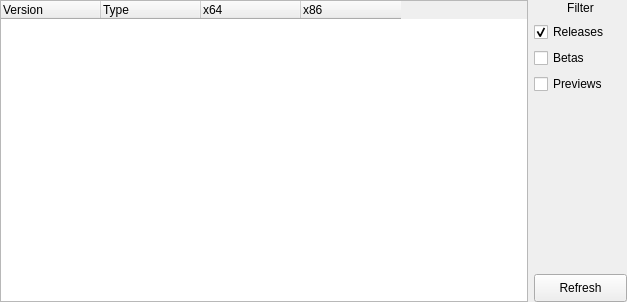
<?xml version="1.0" encoding="UTF-8"?>
<ui version="4.0">
 <class>VersionSelectionView</class>
 <widget class="QWidget" name="VersionSelectionView">
  <property name="geometry">
   <rect>
    <x>0</x>
    <y>0</y>
    <width>627</width>
    <height>302</height>
   </rect>
  </property>
  <layout class="QHBoxLayout" name="_2">
   <property name="leftMargin">
    <number>0</number>
   </property>
   <property name="topMargin">
    <number>0</number>
   </property>
   <property name="rightMargin">
    <number>0</number>
   </property>
   <property name="bottomMargin">
    <number>0</number>
   </property>
   <item>
    <widget class="QTreeWidget" name="tree_version_list">
     <property name="minimumSize">
      <size>
       <width>300</width>
       <height>0</height>
      </size>
     </property>
     <property name="alternatingRowColors">
      <bool>true</bool>
     </property>
     <property name="indentation">
      <number>0</number>
     </property>
     <attribute name="headerStretchLastSection">
      <bool>false</bool>
     </attribute>
     <column>
      <property name="text">
       <string>Version</string>
      </property>
     </column>
     <column>
      <property name="text">
       <string>Type</string>
      </property>
     </column>
     <column>
      <property name="text">
       <string>x64</string>
      </property>
     </column>
     <column>
      <property name="text">
       <string>x86</string>
      </property>
     </column>
    </widget>
   </item>
   <item>
    <layout class="QVBoxLayout" name="layout_filter">
     <property name="sizeConstraint">
      <enum>QLayout::SetFixedSize</enum>
     </property>
     <item>
      <widget class="QLabel" name="label">
       <property name="enabled">
        <bool>true</bool>
       </property>
       <property name="minimumSize">
        <size>
         <width>93</width>
         <height>16</height>
        </size>
       </property>
       <property name="text">
        <string>Filter</string>
       </property>
       <property name="alignment">
        <set>Qt::AlignCenter</set>
       </property>
      </widget>
     </item>
     <item>
      <widget class="QCheckBox" name="checkbox_release">
       <property name="minimumSize">
        <size>
         <width>93</width>
         <height>20</height>
        </size>
       </property>
       <property name="focusPolicy">
        <enum>Qt::ClickFocus</enum>
       </property>
       <property name="text">
        <string>Releases</string>
       </property>
       <property name="checked">
        <bool>true</bool>
       </property>
      </widget>
     </item>
     <item>
      <widget class="QCheckBox" name="checkbox_beta">
       <property name="minimumSize">
        <size>
         <width>93</width>
         <height>20</height>
        </size>
       </property>
       <property name="focusPolicy">
        <enum>Qt::ClickFocus</enum>
       </property>
       <property name="text">
        <string>Betas</string>
       </property>
      </widget>
     </item>
     <item>
      <widget class="QCheckBox" name="checkbox_preview">
       <property name="minimumSize">
        <size>
         <width>93</width>
         <height>20</height>
        </size>
       </property>
       <property name="focusPolicy">
        <enum>Qt::ClickFocus</enum>
       </property>
       <property name="text">
        <string>Previews</string>
       </property>
      </widget>
     </item>
     <item>
      <spacer name="spacer">
       <property name="minimumSize">
        <size>
         <width>93</width>
         <height>10</height>
        </size>
       </property>
       <property name="orientation">
        <enum>Qt::Vertical</enum>
       </property>
       <property name="sizeHint" stdset="0">
        <size>
         <width>20</width>
         <height>40</height>
        </size>
       </property>
      </spacer>
     </item>
     <item>
      <widget class="QPushButton" name="button_refresh">
       <property name="minimumSize">
        <size>
         <width>93</width>
         <height>28</height>
        </size>
       </property>
       <property name="focusPolicy">
        <enum>Qt::NoFocus</enum>
       </property>
       <property name="text">
        <string>Refresh</string>
       </property>
      </widget>
     </item>
    </layout>
   </item>
  </layout>
 </widget>
 <resources/>
 <connections/>
</ui>
